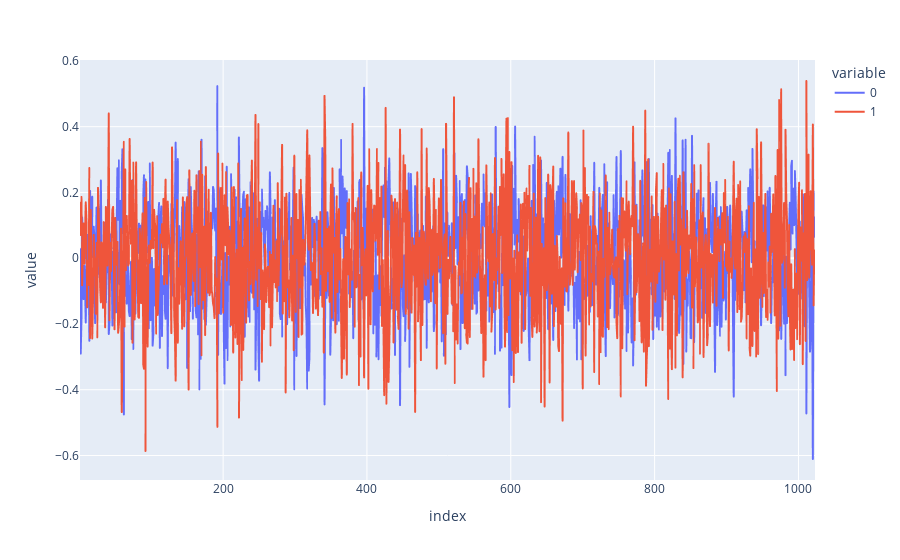

The code cell stored with this chart in its notebook:
### Code cell
import pandas as pd
import numpy as np
import plotly.express as px
from statsmodels.tsa.stattools import adfuller
from statsmodels.tsa.stattools import kpss
from statsmodels.tsa.api import VAR
from statsmodels.tsa.stattools import grangercausalitytests
import csv


#ADF Function
def adf_test(file):
   result = adfuller(file.values)
   print('ADF Statistics: %f' % result[0])
   print('p-value: %f' % result[1])
   print('Critical values:')
   for key, value in result[4].items():
      print('\t%s: %.3f' % (key, value))

#kpss Function
def kpss_test(file):    
    statistic, p_value, n_lags, critical_values = kpss(file.values)
    
    print(f'KPSS Statistic: {statistic}')
    print(f'p-value: {p_value}')
    print(f'num lags: {n_lags}')
    print('Critial Values:')
    for key, value in critical_values.items():
        print(f'   {key} : {value}')


##Data Type + File Write

df = pd.read_csv('/Users/klaustan/Documents/Folder Storage/Work/College/Work/combined_latents.csv', delim_whitespace=True, header = None)
df_tmp = pd.DataFrame(index=np.arange(255), columns=np.arange(1024))

df = df.T

r3 = 0
while r3 < 1024:

    expanded_data = df.iloc[:, r3].str.split(',', expand=True)
    expanded_data = expanded_data.apply(pd.to_numeric, errors='coerce')

    expanded_data = expanded_data.T
    df_tmp[r3] = expanded_data[0]

    r3 += 1

df_tmp = df_tmp.T
df_tmp = df_tmp.astype(float)

#Automation, repeat 1, 2, 4, 8, 16, 32, 64, 128
n=0
m=0
l=0
p=0

while n < 8:

    #Reset to original data
    df_1 = pd.DataFrame(index = np.arange(1024), columns = np.arange(2^n))

    ##resets m to 0
    m = 0

    ##reset p, which is how many columns the fucntions compare, to 0
    p = 0

    while m < 2^n:

        ##note: l will increase together with the function, reaching 255
        df_1[m] = df_tmp[l]

        m += 1
        l += 1

    #this number is 1, 2, 4, 8, 16...
    p = m

    print("M is: ")
    print(m)
    print("N is: ")
    print(n)
    print("P is: ")
    print(p)



    ##df_long conversion
    '''if n == 0:
        # Melt the DataFrame to convert it into long-form
        df_long = pd.melt(df_1, id_vars=df_1.columns[0], var_name='variable', value_name='value')

    elif n == 1:
        df_long = pd.melt(df_1, id_vars=df_1.columns[0, 1], var_name='variable', value_name='value')

    elif n == 2:
        df_long = pd.melt(df_1, id_vars=df_1.columns[0, 1, 2, 3, 4, 5, 6, 7], var_name='variable', value_name='value')

    elif n == 3:
        df_long = pd.melt(df_1, id_vars=df_1.columns[0, 1, 2, 3, 4, 5, 6, 7, 8, 9, 10, 11, 12, 13, 14, 15], var_name='variable', value_name='value')

    elif n == 4:
        df_long = pd.melt(df_1, id_vars=df_1.columns[0, 1, 2, 3, 4, 5, 6, 7, 8, 9, 10, 11, 12, 13, 14, 15, 16, 17, 18, 19, 20, 21, 22, 23, 24, 25, 26, 27, 28, 29, 30, 31], var_name='variable', value_name='value')

    elif n == 5:
        df_long = pd.melt(df_1, id_vars=df_1.columns[0, 1, 2, 3, 4, 5, 6, 7, 8, 9, 10, 11, 12, 13, 14, 15, 16, 17, 18, 19, 20, 21, 22, 23, 24, 25, 26, 27, 28, 29, 30, 31, 32, 33, 34, 35, 36, 37, 38, 39, 40, 41, 42, 43, 44, 45, 46, 47, 48, 49, 50, 51, 52, 53, 54, 55, 56, 57, 58, 59, 60, 61, 62, 63
], var_name='variable', value_name='value')
        
    else:
        df_long = pd.melt(df_1, id_vars=df_1.columns[0, 1, 2, 3, 4, 5, 6, 7, 8, 9, 10, 11, 12, 13, 14, 15, 16, 17, 18, 19, 20, 21, 22, 23, 24, 25, 26, 27, 28, 29, 30, 31, 32, 33, 34, 35, 36, 37, 38, 39, 40, 41, 42, 43, 44, 45, 46, 47, 48, 49, 50, 51, 52, 53, 54, 55, 56, 57, 58, 59, 60, 61, 62, 63, 64, 65, 66, 67, 68, 69, 70, 71, 72, 73, 74, 75, 76, 77, 78, 79, 80, 81, 82, 83, 84, 85, 86, 87, 88, 89, 90, 91, 92, 93, 94, 95, 96, 97, 98, 99, 100, 101, 102, 103, 104, 105, 106, 107, 108, 109, 110, 111, 112, 113, 114, 115, 116, 117, 118, 119, 120, 121, 122, 123, 124, 125, 126, 127
], var_name='variable', value_name='value')

    #Graph, no need to repeat
    fig = px.line(df_long, facet_col_wrap=1)
    fig.update_yaxes(matches=None)
    fig.show()'''
    


    #repeat p times
    r1 = 0
    r2 = 0

    #Store l as a char
    turns_1 = chr(l)

    while r1 < p:
        #ADF Test
        print("ADF Test: " + turns_1 + "time series")
        adf_test(df_1.iloc[:, r1])
        

        #kpss Test
        print("KPSS Test: " + turns_1 + " time series")
        kpss_test(df_1.iloc[:, r1])

        print(df_1)
        print(df_1.iloc[:, r1])

        print("r1 is: ")
        print(r1)
        
        r1 += 1

    #Equalized Graph
    print("\nEqualized Graph")
    df_1_equalized = df_1.diff().dropna()

    fig = px.line(df_1_equalized, facet_col_wrap=1)
    fig.update_yaxes(matches=None)
    fig.show()

    #Avg IC value list
    IC_list = []
    Lag_num = 0

    #VAR test
    model = VAR(df_1_equalized)
    for laggy in [1,2,3,4,5,6,7,8,9,10,11,12,13,14,15,16,17,18,19,20,21,22,23,24,25,26,27,28,29,30]:
        result = model.fit(laggy)
        print('Lag Order =', laggy)
        print('AIC : ', result.aic)
        print('BIC : ', result.bic)
        print('FPE : ', result.fpe)
        print('HQIC: ', result.hqic, '\n')

    #Automation for avg and selection
    AIC_val = result.aic
    BIC_val = result.bic
    FPE_val = result.fpe
    HQIC_val = result.hqic
    Avg = (AIC_val + BIC_val + FPE_val + HQIC_val)/4

    IC_list.append(Avg)


    #Need to select correct Lag Order
    r4 = 0
    x = 100
    for r4 in range(len(IC_list)):
        if x > IC_list[r4]:
            x = IC_list[r4]
            Lag_num = r4+1
        else:
            pass


    #Modelling
    model.select_order(Lag_num)

    results = model.fit(maxlags=Lag_num, ic='aic')
    results.summary()


    #Granger Causality Test
    maxlag=Lag_num
    test = 'ssr_chi2test'

    def grangers_causation_matrix(data, variables, test='ssr_chi2test', verbose=False):    
        
        df = pd.DataFrame(np.zeros((len(variables), len(variables))), columns=variables, index=variables)
        for c in df.columns:
            for r in df.index:
                test_result = grangercausalitytests(data[[r, c]], maxlag=maxlag, verbose=False)
                p_values = [round(test_result[i+1][0][test][1],4) for i in range(maxlag)]
                if verbose: print(f'Y = {r}, X = {c}, P Values = {p_values}')
                min_p_value = np.min(p_values)
                df.loc[r, c] = min_p_value
        df.columns = [var + '_x' for var in variables]
        df.index = [var + '_y' for var in variables]
        print(df)
        return df

    grangers_causation_matrix(df_1, variables = df_1.columns)
    n += 1

### Figure 1 — Plotly figure (JSON) as saved in the notebook; plotly's stock layout.template omitted (floating-point values rounded to 4 significant figures; data arrays with more than 128 entries replaced by an {"elided": "..."} marker saying what was removed)
{"data": [{"hovertemplate": "variable=0<br>index=%{x}<br>value=%{y}<extra></extra>", "legendgroup": "0", "line": {"color": "#636efa", "dash": "solid"}, "marker": {"symbol": "circle"}, "mode": "lines", "name": "0", "showlegend": true, "type": "scattergl", "x": {"elided": "1023 int values"}, "xaxis": "x", "y": {"elided": "1023 float values"}, "yaxis": "y"}, {"hovertemplate": "variable=1<br>index=%{x}<br>value=%{y}<extra></extra>", "legendgroup": "1", "line": {"color": "#EF553B", "dash": "solid"}, "marker": {"symbol": "circle"}, "mode": "lines", "name": "1", "showlegend": true, "type": "scattergl", "x": {"elided": "1023 int values"}, "xaxis": "x", "y": {"elided": "1023 float values"}, "yaxis": "y"}], "layout": {"legend": {"title": {"text": "variable"}, "tracegroupgap": 0}, "margin": {"t": 60}, "xaxis": {"anchor": "y", "domain": [0, 1], "title": {"text": "index"}}, "yaxis": {"anchor": "x", "domain": [0, 1], "title": {"text": "value"}}}}
